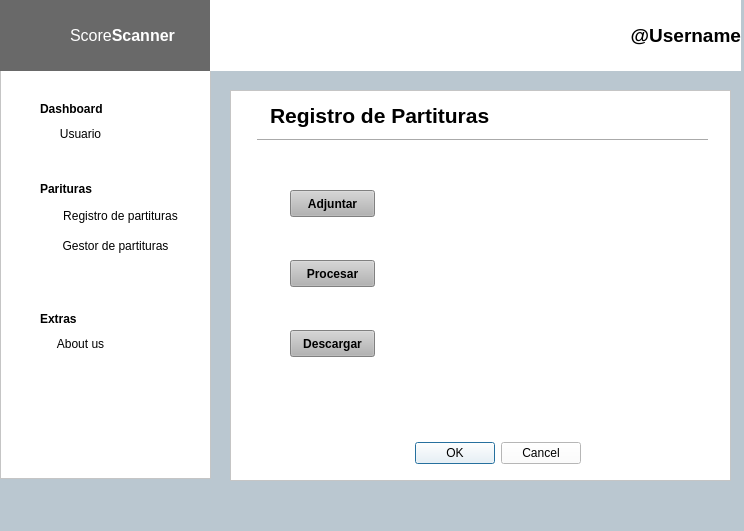
<?xml version="1.0" encoding="UTF-8"?>
<ui version="4.0">
 <class>MainWindow</class>
 <widget class="QMainWindow" name="MainWindow">
  <property name="geometry">
   <rect>
    <x>0</x>
    <y>0</y>
    <width>744</width>
    <height>531</height>
   </rect>
  </property>
  <property name="font">
   <font>
    <pointsize>9</pointsize>
    <kerning>false</kerning>
   </font>
  </property>
  <property name="windowTitle">
   <string>MainWindow</string>
  </property>
  <property name="styleSheet">
   <string notr="true">background-color: rgb(186, 199, 208);</string>
  </property>
  <widget class="QWidget" name="centralwidget">
   <widget class="QLabel" name="label_SSL">
    <property name="geometry">
     <rect>
      <x>0</x>
      <y>0</y>
      <width>211</width>
      <height>71</height>
     </rect>
    </property>
    <property name="styleSheet">
     <string notr="true">background-color: rgb(105, 105, 105);</string>
    </property>
    <property name="text">
     <string>&lt;html&gt;&lt;head/&gt;&lt;body&gt;&lt;p&gt;&lt;br/&gt;&lt;/p&gt;&lt;/body&gt;&lt;/html&gt;</string>
    </property>
   </widget>
   <widget class="QLabel" name="label_logo">
    <property name="geometry">
     <rect>
      <x>10</x>
      <y>10</y>
      <width>51</width>
      <height>51</height>
     </rect>
    </property>
    <property name="styleSheet">
     <string notr="true">border-image: url(:/Icons/logo.png);
background-color: rgb(105, 105, 105);</string>
    </property>
    <property name="text">
     <string/>
    </property>
   </widget>
   <widget class="QLabel" name="label_ScoreScanner">
    <property name="geometry">
     <rect>
      <x>70</x>
      <y>10</y>
      <width>111</width>
      <height>51</height>
     </rect>
    </property>
    <property name="styleSheet">
     <string notr="true">background-color: rgb(105, 105, 105);</string>
    </property>
    <property name="text">
     <string>&lt;html&gt;&lt;head/&gt;&lt;body&gt;&lt;p&gt;&lt;span style=&quot; font-size:12pt; color:#ffffff;&quot;&gt;Score&lt;/span&gt;&lt;span style=&quot; font-size:12pt; font-weight:600; color:#ffffff;&quot;&gt;Scanner &lt;/span&gt;&lt;/p&gt;&lt;/body&gt;&lt;/html&gt;</string>
    </property>
   </widget>
   <widget class="QListView" name="listView">
    <property name="geometry">
     <rect>
      <x>0</x>
      <y>70</y>
      <width>211</width>
      <height>409</height>
     </rect>
    </property>
    <property name="styleSheet">
     <string notr="true">background-color: rgb(255, 255, 255);</string>
    </property>
   </widget>
   <widget class="QPushButton" name="boton_Usuario">
    <property name="geometry">
     <rect>
      <x>50</x>
      <y>120</y>
      <width>61</width>
      <height>27</height>
     </rect>
    </property>
    <property name="font">
     <font>
      <weight>50</weight>
      <italic>false</italic>
      <bold>false</bold>
      <underline>false</underline>
      <strikeout>false</strikeout>
      <stylestrategy>PreferDefault</stylestrategy>
      <kerning>true</kerning>
     </font>
    </property>
    <property name="styleSheet">
     <string notr="true">background-color: rgb(255, 255, 255);
border-style: solid;</string>
    </property>
    <property name="text">
     <string>Usuario</string>
    </property>
   </widget>
   <widget class="QLabel" name="label_Dashboard">
    <property name="geometry">
     <rect>
      <x>40</x>
      <y>100</y>
      <width>71</width>
      <height>17</height>
     </rect>
    </property>
    <property name="font">
     <font>
      <weight>75</weight>
      <bold>true</bold>
     </font>
    </property>
    <property name="styleSheet">
     <string notr="true">background-color: rgb(255, 255, 255);</string>
    </property>
    <property name="text">
     <string>Dashboard</string>
    </property>
   </widget>
   <widget class="QLabel" name="label_Partituras">
    <property name="geometry">
     <rect>
      <x>40</x>
      <y>180</y>
      <width>71</width>
      <height>17</height>
     </rect>
    </property>
    <property name="font">
     <font>
      <weight>75</weight>
      <bold>true</bold>
     </font>
    </property>
    <property name="styleSheet">
     <string notr="true">background-color: rgb(255, 255, 255);</string>
    </property>
    <property name="text">
     <string>Parituras</string>
    </property>
   </widget>
   <widget class="QPushButton" name="boton_RegistroP">
    <property name="geometry">
     <rect>
      <x>50</x>
      <y>200</y>
      <width>141</width>
      <height>31</height>
     </rect>
    </property>
    <property name="font">
     <font>
      <weight>50</weight>
      <italic>false</italic>
      <bold>false</bold>
      <underline>false</underline>
      <strikeout>false</strikeout>
      <stylestrategy>PreferDefault</stylestrategy>
      <kerning>true</kerning>
     </font>
    </property>
    <property name="styleSheet">
     <string notr="true">background-color: rgb(255, 255, 255);
border-style: solid;</string>
    </property>
    <property name="text">
     <string>Registro de partituras</string>
    </property>
   </widget>
   <widget class="QPushButton" name="boton_GestorP">
    <property name="geometry">
     <rect>
      <x>50</x>
      <y>230</y>
      <width>131</width>
      <height>31</height>
     </rect>
    </property>
    <property name="font">
     <font>
      <weight>50</weight>
      <italic>false</italic>
      <bold>false</bold>
      <underline>false</underline>
      <strikeout>false</strikeout>
      <stylestrategy>PreferDefault</stylestrategy>
      <kerning>true</kerning>
     </font>
    </property>
    <property name="styleSheet">
     <string notr="true">background-color: rgb(255, 255, 255);
border-style: solid;</string>
    </property>
    <property name="text">
     <string>Gestor de partituras</string>
    </property>
   </widget>
   <widget class="QLabel" name="label_Extras">
    <property name="geometry">
     <rect>
      <x>40</x>
      <y>310</y>
      <width>71</width>
      <height>17</height>
     </rect>
    </property>
    <property name="font">
     <font>
      <weight>75</weight>
      <bold>true</bold>
     </font>
    </property>
    <property name="styleSheet">
     <string notr="true">background-color: rgb(255, 255, 255);</string>
    </property>
    <property name="text">
     <string>Extras</string>
    </property>
   </widget>
   <widget class="QPushButton" name="boton_AboutUs">
    <property name="geometry">
     <rect>
      <x>50</x>
      <y>330</y>
      <width>61</width>
      <height>27</height>
     </rect>
    </property>
    <property name="font">
     <font>
      <weight>50</weight>
      <italic>false</italic>
      <bold>false</bold>
      <underline>false</underline>
      <strikeout>false</strikeout>
      <stylestrategy>PreferDefault</stylestrategy>
      <kerning>true</kerning>
     </font>
    </property>
    <property name="styleSheet">
     <string notr="true">background-color: rgb(255, 255, 255);
border-style: solid;</string>
    </property>
    <property name="text">
     <string>About us</string>
    </property>
   </widget>
   <widget class="QWidget" name="horizontalLayoutWidget">
    <property name="geometry">
     <rect>
      <x>210</x>
      <y>0</y>
      <width>531</width>
      <height>71</height>
     </rect>
    </property>
    <layout class="QHBoxLayout" name="horizontalLayout_2">
     <item>
      <widget class="QLabel" name="label">
       <property name="font">
        <font>
         <weight>75</weight>
         <bold>true</bold>
        </font>
       </property>
       <property name="styleSheet">
        <string notr="true">background-color: rgb(255, 255, 255);
selection-color: rgb(0, 0, 0);</string>
       </property>
       <property name="text">
        <string>&lt;html&gt;&lt;head/&gt;&lt;body&gt;&lt;p align=&quot;right&quot;&gt;&lt;span style=&quot; font-size:14pt;&quot;&gt;@Username&lt;/span&gt;&lt;/p&gt;&lt;/body&gt;&lt;/html&gt;</string>
       </property>
      </widget>
     </item>
    </layout>
   </widget>
   <widget class="QFrame" name="frame_Adjuntar">
    <property name="geometry">
     <rect>
      <x>230</x>
      <y>90</y>
      <width>501</width>
      <height>391</height>
     </rect>
    </property>
    <property name="styleSheet">
     <string notr="true">background-color: rgb(255, 255, 255);</string>
    </property>
    <property name="frameShape">
     <enum>QFrame::StyledPanel</enum>
    </property>
    <property name="frameShadow">
     <enum>QFrame::Raised</enum>
    </property>
    <widget class="Line" name="line">
     <property name="geometry">
      <rect>
       <x>27</x>
       <y>40</y>
       <width>451</width>
       <height>20</height>
      </rect>
     </property>
     <property name="orientation">
      <enum>Qt::Horizontal</enum>
     </property>
    </widget>
    <widget class="QLabel" name="label_2">
     <property name="geometry">
      <rect>
       <x>40</x>
       <y>10</y>
       <width>241</width>
       <height>31</height>
      </rect>
     </property>
     <property name="text">
      <string>&lt;html&gt;&lt;head/&gt;&lt;body&gt;&lt;p&gt;&lt;span style=&quot; font-size:16pt; font-weight:600;&quot;&gt;Registro de Partituras&lt;/span&gt;&lt;/p&gt;&lt;/body&gt;&lt;/html&gt;</string>
     </property>
    </widget>
    <widget class="QDialogButtonBox" name="buttonBox">
     <property name="geometry">
      <rect>
       <x>180</x>
       <y>350</y>
       <width>176</width>
       <height>27</height>
      </rect>
     </property>
     <property name="standardButtons">
      <set>QDialogButtonBox::Cancel|QDialogButtonBox::Ok</set>
     </property>
     <property name="centerButtons">
      <bool>true</bool>
     </property>
    </widget>
    <widget class="QPushButton" name="boton_Adjuntar">
     <property name="geometry">
      <rect>
       <x>60</x>
       <y>100</y>
       <width>85</width>
       <height>27</height>
      </rect>
     </property>
     <property name="font">
      <font>
       <weight>75</weight>
       <bold>true</bold>
      </font>
     </property>
     <property name="styleSheet">
      <string notr="true">background-color: rgb(179, 179, 179);</string>
     </property>
     <property name="text">
      <string>Adjuntar</string>
     </property>
    </widget>
    <widget class="QPushButton" name="boton_Procesar">
     <property name="geometry">
      <rect>
       <x>60</x>
       <y>170</y>
       <width>85</width>
       <height>27</height>
      </rect>
     </property>
     <property name="font">
      <font>
       <weight>75</weight>
       <bold>true</bold>
      </font>
     </property>
     <property name="styleSheet">
      <string notr="true">background-color: rgb(179, 179, 179);</string>
     </property>
     <property name="text">
      <string>Procesar</string>
     </property>
    </widget>
    <widget class="QPushButton" name="boton_Descargar">
     <property name="geometry">
      <rect>
       <x>60</x>
       <y>240</y>
       <width>85</width>
       <height>27</height>
      </rect>
     </property>
     <property name="font">
      <font>
       <weight>75</weight>
       <bold>true</bold>
      </font>
     </property>
     <property name="styleSheet">
      <string notr="true">background-color: rgb(179, 179, 179);</string>
     </property>
     <property name="text">
      <string>Descargar</string>
     </property>
    </widget>
    <widget class="QWidget" name="widget" native="true">
     <property name="geometry">
      <rect>
       <x>210</x>
       <y>100</y>
       <width>251</width>
       <height>181</height>
      </rect>
     </property>
    </widget>
   </widget>
   <zorder>listView</zorder>
   <zorder>label_SSL</zorder>
   <zorder>label_logo</zorder>
   <zorder>label_ScoreScanner</zorder>
   <zorder>boton_Usuario</zorder>
   <zorder>label_Dashboard</zorder>
   <zorder>label_Partituras</zorder>
   <zorder>boton_RegistroP</zorder>
   <zorder>boton_GestorP</zorder>
   <zorder>label_Extras</zorder>
   <zorder>boton_AboutUs</zorder>
   <zorder>horizontalLayoutWidget</zorder>
   <zorder>frame_Adjuntar</zorder>
  </widget>
  <widget class="QMenuBar" name="menubar">
   <property name="geometry">
    <rect>
     <x>0</x>
     <y>0</y>
     <width>744</width>
     <height>27</height>
    </rect>
   </property>
  </widget>
  <widget class="QStatusBar" name="statusbar"/>
 </widget>
 <resources>
  <include location="../icons/logo.qrc"/>
 </resources>
 <connections/>
</ui>
